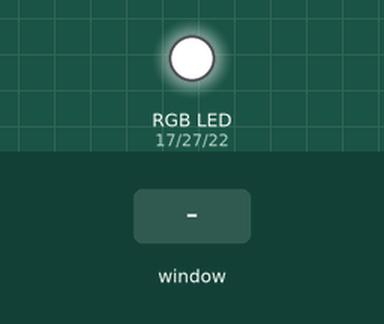
This program was run on a simulated Raspberry Pi (BCM pin numbers). Shown: an RGB LED mixed from three pins (HIGH = lit). Inputs (shaded band) come from the test bench. The desktop window is not drawn, its controls go by their first labels and the mouse button is held 0.15 s.

Above: at 1.2 s.
1.3 s: slider 1 in the window set to 50
At 1.9 s:
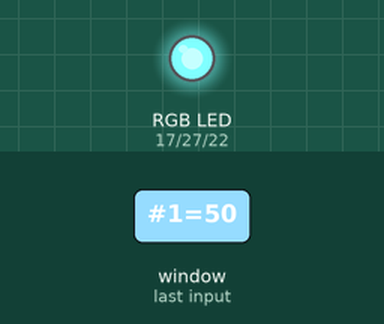
2.8 s: slider 1 in the window set to 100
At 3.1 s:
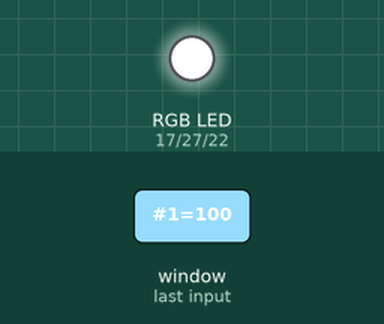
4.3 s: slider 1 in the window set to 0
At 5.4 s:
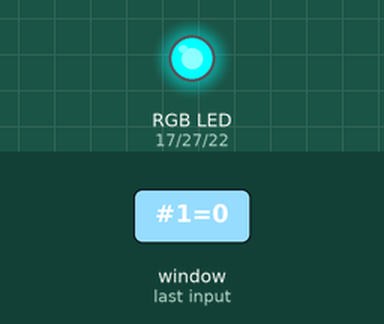
5.8 s: slider 2 in the window set to 50
At 6.6 s:
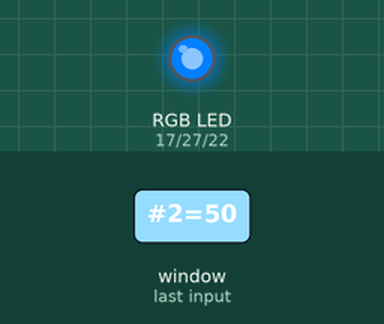
7.3 s: slider 1 in the window set to 25
At 7.7 s:
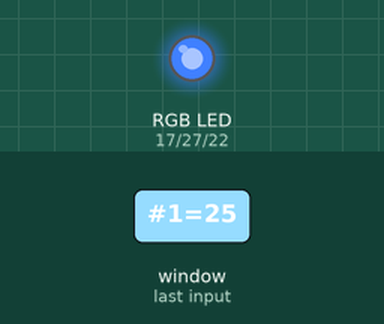
8.8 s: slider 2 in the window set to 100
At 10.0 s:
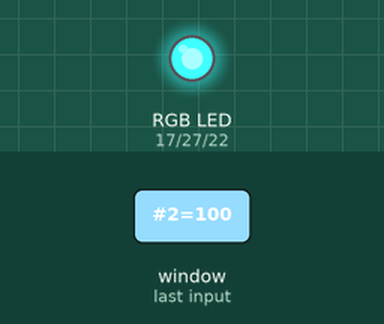
Timing chart, 0 to 11.3 s (numbered marks = the images above; inputs shaded):
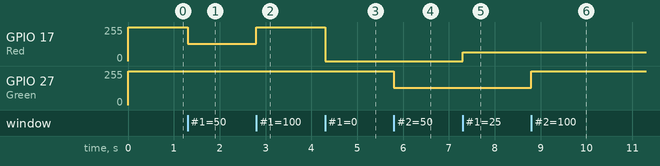

Measured:
- after the input at 1.3 s, GPIO 17 (Red): 255/255 → 128/255 at once
- after the input at 2.8 s, GPIO 17 (Red): 128/255 → 255/255 at once
- after the input at 4.3 s, GPIO 17 (Red): 255/255 → 0/255 at once
- after the input at 5.8 s, GPIO 27 (Green): 255/255 → 128/255 at once
- after the input at 7.3 s, GPIO 17 (Red): 0/255 → 64/255 at once
- after the input at 8.8 s, GPIO 27 (Green): 128/255 → 255/255 at once

The program:

03_rgb_obj.py
```python
#03_rgb.py
# adapted From the code for the Electronics Starter Kit for the Raspberry Pi by MonkMakes.com
# Based on Recipe 9.9 in The Raspberry Pi Cookbook by Simon Monk.

from tkinter import *       # tkinter provides the graphical user interface (GUI)
import RPi.GPIO as GPIO
import time

# Configure the Pi to use the BCM (Broadcom) pin names, rather than the pin positions
GPIO.setmode(GPIO.BCM)
#used a 'super' class to give my PWM class the same functions as the parent GPIO.PWM class)
class PWM(GPIO.PWM):
    def __init__(self, id_pin, start_state, maximum, color):
        GPIO.setup(id_pin, GPIO.OUT)
        self.pwm = super().__init__(id_pin, maximum)
        super().start(start_state)
        self.color = color

    def update(self,duty):
        super().ChangeDutyCycle(float(duty))
Red = PWM(17,100,500,"Red")
Green = PWM(27,100,500,"Green")
Blue = PWM(22,100,500,"Blue")
LEDs = [Red, Green, Blue]
# Start Pulse Width Modulation (PWM) on the red, green and blue channels to
# control the brightness of the LEDs.
# Follow this link for more info on PWM: http://en.wikipedia.org/wiki/Pulse-width_modulation
# pwmRed = GPIO.PWM(17, 500)
# pwmRed.start(100)

# pwmGreen = GPIO.PWM(27, 500)
# pwmGreen.start(100)

# pwmBlue = GPIO.PWM(22, 500)
# pwmBlue.start(100)


# group together all of the GUI code into a class called App
class App:

    # this function gets called when the app is created
    def __init__(self, master):
        # A frame holds the various GUI controls
        frame = Frame(master)
        frame.pack()

        for i, led in enumerate(LEDs):

            # Create the labels and position them in a grid layout
            Label(frame, text=led.color).grid(row=i, column=0)
            scale = Scale(frame, from_=0, to=100,
              orient=HORIZONTAL, command=led.update)
            scale.grid(row=i,column=1)

# Set the GUI running, give the window a title, size and position
root = Tk()
root.wm_title('RGB LED Control')
app = App(root)
root.geometry("200x150+0+0")
try:
    root.mainloop()
finally:
    print("Cleaning up")
    GPIO.cleanup()
```
